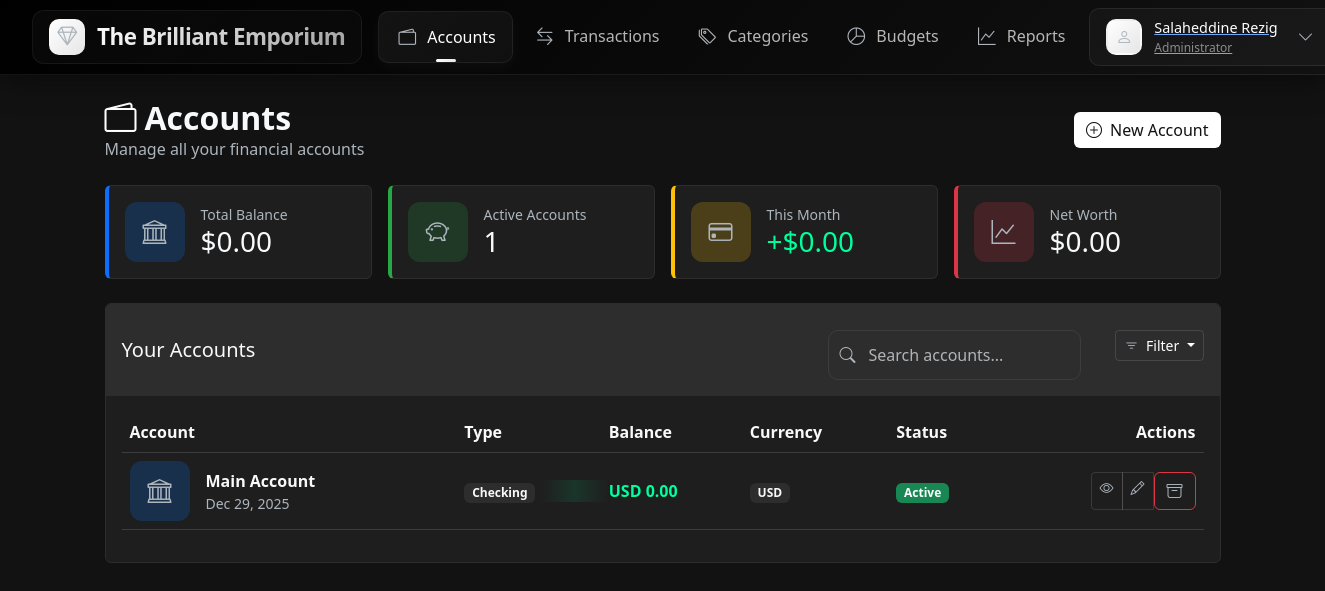
Before: /accounts/ (signed in) with the older database file.
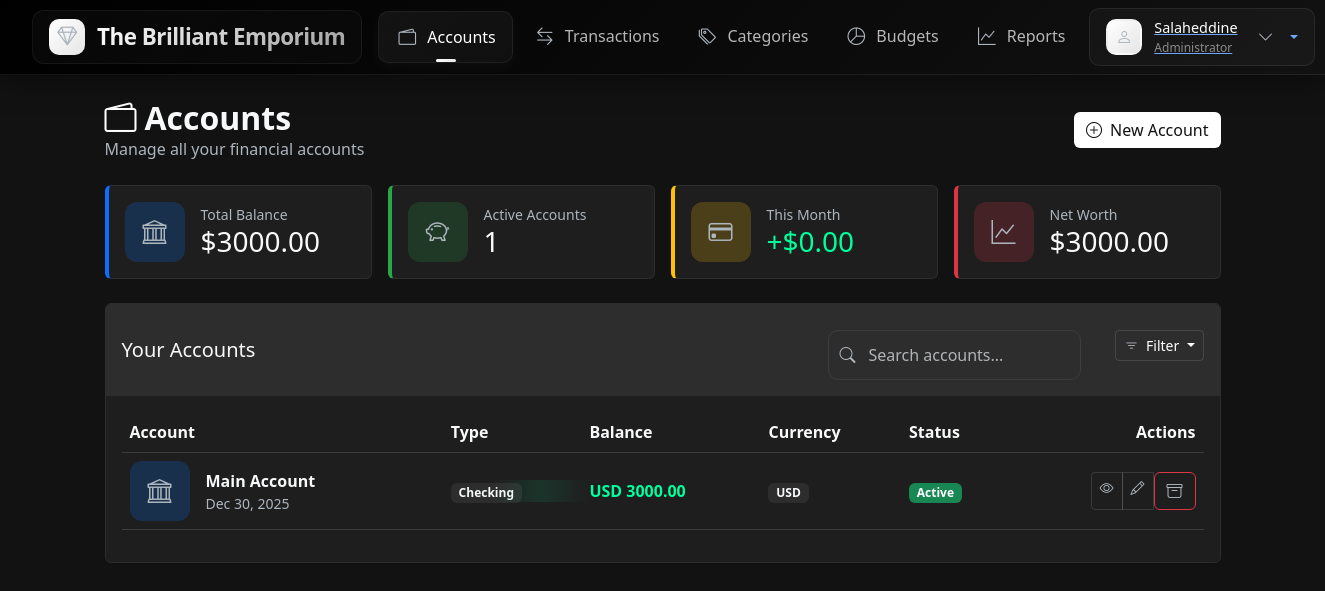
After: the same page with the newer database file.
### models.py (models this page shows, shortened)
class User(db.Model, UserMixin):
    __tablename__ = 'users'
    id = db.Column(db.Integer, primary_key=True)
    email = db.Column(db.String(120), unique=True, nullable=False, index=True)
    name = db.Column(db.String(100), nullable=False)
    hashed_password = db.Column(db.String(256), nullable=False)
    created_at = db.Column(db.DateTime, default=datetime.utcnow, nullable=False)
    last_login = db.Column(db.DateTime, nullable=True)
    accounts = relationship("Account", back_populates="user", cascade="all, delete-orphan")
    categories = relationship("Category", back_populates="user", cascade="all, delete-orphan")
    transactions = relationship("Transaction", back_populates="user", cascade="all, delete-orphan")
    budgets = relationship("Budget", back_populates="user", cascade="all, delete-orphan")

class Account(db.Model):
    __tablename__ = 'accounts'
    id = db.Column(db.Integer, primary_key=True)
    name = db.Column(db.String(100), nullable=False)
    type = db.Column(db.Enum(AccountType), nullable=False)
    initial_balance = db.Column(db.Numeric(12, 2), default=0.00)  # Initial balance when created
    current_balance = db.Column(db.Numeric(12, 2), default=0.00, nullable=False)
    currency = db.Column(db.String(3), default='USD')  # ISO currency code
    is_active = db.Column(db.Boolean, default=True)
    created_at = db.Column(db.DateTime, default=datetime.utcnow, nullable=False)
    updated_at = db.Column(db.DateTime, default=datetime.utcnow, onupdate=datetime.utcnow)
    user_id = db.Column(db.Integer, ForeignKey('users.id', ondelete='CASCADE'), nullable=False)
    user = relationship("User", back_populates="accounts")
    transactions = relationship("Transaction", back_populates="account", cascade="all, delete-orphan")
    __table_args__ = (
        db.Index('idx_account_user', 'user_id'),
        db.Index('idx_account_user_active', 'user_id', 'is_active'),
    )

### routes/accounts.py (the view)
@accounts_bp.route('/')
@login_required
def index():
    accounts = Account.query.filter_by(
        user_id=current_user.id
    ).order_by(Account.created_at.desc()).all()
    total_balance = sum(float(acc.current_balance) for acc in accounts)
    account_types = AccountType
    monthly_change = 0.00  # Placeholder - implement based on your needs
    if request.args.get('active'):
        active_filter = request.args.get('active').lower() == 'true'
        accounts = [acc for acc in accounts if acc.is_active == active_filter]
    if request.args.get('type'):
        type_filter = request.args.get('type')
        accounts = [acc for acc in accounts if acc.type.value == type_filter]
    return render_template('accounts/index.html',
                         accounts=accounts,
                         total_balance=total_balance,
                         account_types=account_types,
                         monthly_change=monthly_change)

### routes/auth.py (called while the page is built)
@login_manager.user_loader
def load_user(user_id):
    return User.query.get(int(user_id))

### templates/accounts/index.html (shortened to what the changed rows need)
{% extends "accounts/layout.html" %}
{% block main %}
<div class="container py-4">
    <div class="d-flex justify-content-between align-items-center mb-4">
        <div>
            <h1 class="h2 fw-bold mb-0"><i class="bi bi-wallet2 text-accent me-2"></i>Accounts</h1>
        </div>
    </div>
    <div class="row g-3 mb-4">
        <div class="col-md-3">
            <div class="card h-100 account-card" style="border-left-color: #0d6efd;">
                <div class="card-body">
                    <div class="d-flex align-items-center">
                        <div>
                            <div class="text-gray small">Total Balance</div>
                            <h3 class="mb-0">${{ "%.2f"|format(total_balance) }}</h3>
                        </div>
                    </div>
                </div>
            </div>
        </div>
        <div class="col-md-3">
            <div class="card h-100 account-card" style="border-left-color: #dc3545;">
                <div class="card-body">
                    <div class="d-flex align-items-center">
                        <div>
                            <div class="text-gray small">Net Worth</div>
                            <h3 class="mb-0">${{ "%.2f"|format(total_balance) }}</h3>
                        </div>
                    </div>
                </div>
            </div>
        </div>
    </div>
    <div class="card">
        <div class="card-body">
            {% if accounts %}
            <div class="table-responsive">
                <table class="table table-hover align-middle">
                    <thead>
                        <tr>
                            <th>Account</th>
                            <th>Type</th>
                            <th>Balance</th>
                            <th>Currency</th>
                            <th>Status</th>
                            <th class="text-end">Actions</th>
                        </tr>
                    </thead>
                    <tbody id="accountsTableBody">
                        {% for account in accounts %}
                        <tr class="account-row account-item"
                            data-name="{{ account.name|lower }}"
                            data-type="{{ account.type.value|replace('_', ' ')|title|lower }}"
                            data-currency="{{ account.currency|lower }}"
                            data-status="{{ 'active' if account.is_active else 'archived' }}">
                            <td>
                                <div class="d-flex align-items-center">
                                    <div class="account-icon me-3 {{ account.type.value }}">
                                        <i class="bi bi-{{
                                            'bank' if account.type.value == 'checking'
                                            else 'piggy-bank' if account.type.value == 'savings'
                                            else 'credit-card' if account.type.value == 'credit_card'
                                            else 'cash' if account.type.value == 'cash'
                                            else 'wallet' if account.type.value == 'wallet'
                                            else 'graph-up' if account.type.value == 'investment'
                                            else 'cash-stack'
                                        }}"></i>
                                    </div>
                                    <div>
                                        <strong class="account-name">{{ account.name }}</strong>
                                        <div class="text-gray small">{{ account.created_at.strftime('%b %d, %Y') }}</div>
                                    </div>
                                </div>
                            </td>
                            <td>
                                <span class="badge bg-dark">{{ account.type.value|replace('_', ' ')|title }}</span>
                            </td>
                            <td>
                                <strong class="{{ 'text-success balance-positive' if account.current_balance >= 0 else 'text-danger balance-negative' }}">
                                    {{ account.currency }} {{ "%.2f"|format(account.current_balance) }}
                                </strong>
                            </td>
                            <td>
                                <span class="badge bg-dark">{{ account.currency }}</span>
                            </td>
                            <td>
                                <span class="account-status-badge badge {{ 'bg-success' if account.is_active else 'bg-secondary' }}">
                                    {{ 'Active' if account.is_active else 'Archived' }}
                                </span>
                            </td>
                            <td>
                                <div class="btn-group btn-group-sm float-end">
                                    <a href="{{ url_for('accounts.view', account_id=account.id) }}" class="btn btn-outline-accent btn-hover-effect" title="View">
                                        <i class="bi bi-eye"></i>
                                    </a>
                                    <a href="{{ url_for('accounts.edit', account_id=account.id) }}" class="btn btn-outline-accent btn-hover-effect" title="Edit">
                                        <i class="bi bi-pencil"></i>
                                    </a>
                                    {% if account.is_active %}
                                    <form method="POST" action="{{ url_for('accounts.delete', account_id=account.id) }}" class="d-inline" onsubmit="return confirm('Archive this account?');">
                                        <button type="submit" class="btn btn-outline-danger btn-hover-effect" title="Archive">
                                            <i class="bi bi-archive"></i>
                                        </button>
                                    </form>
                                    {% endif %}
                                </div>
                            </td>
                        </tr>
                        {% endfor %}
                    </tbody>
                </table>
            </div>
            {% endif %}
        </div>
    </div>
</div>
{% endblock %}

### templates/accounts/layout.html (shortened to what this page needs)
<!DOCTYPE html>
<html lang="en" data-bs-theme="dark">
<head>
    <link href="{{ url_for('static', filename='css/style.css') }}" rel="stylesheet">
    <link href="https://cdn.jsdelivr.net/npm/bootstrap@5.3.3/dist/css/bootstrap.min.css" rel="stylesheet">
    <link href="https://cdnjs.cloudflare.com/ajax/libs/bootstrap-icons/1.8.1/font/bootstrap-icons.min.css" rel="stylesheet">
</head>
<body>
    <nav class="navbar navbar-expand-lg">
        <div class="navbar-container container-fluid">
            <a class="navbar-brand" href="{{ url_for('index') }}">
                <span class="brand-icon">
                    <i class="bi bi-gem"></i>
                </span>
                <span class="brand-text">The Brilliant Emporium</span>
            </a>
            <div class="collapse navbar-collapse" id="mainNavbar">
                <ul class="navbar-nav mx-auto">
                    <li class="nav-item">
                        <a class="nav-link" href="{{ url_for('accounts.index') }}">
                            <span class="nav-icon">
                                <i class="bi bi-wallet2"></i>
                            </span>
                            <span>Accounts</span>
                        </a>
                    </li>
                    <li class="nav-item">
                        <a class="nav-link" href="{{ url_for('transactions.index') }}">
                            <span class="nav-icon">
                                <i class="bi bi-arrow-left-right"></i>
                            </span>
                            <span>Transactions</span>
                        </a>
                    </li>
                    <li class="nav-item">
                        <a class="nav-link" href="{{ url_for('categories.index') }}">
                            <span class="nav-icon">
                                <i class="bi bi-tags"></i>
                            </span>
                            <span>Categories</span>
                        </a>
                    </li>
                    <li class="nav-item">
                        <a class="nav-link" href="{{ url_for('budgets.index') }}">
                            <span class="nav-icon">
                                <i class="bi bi-pie-chart"></i>
                            </span>
                            <span>Budgets</span>
                        </a>
                    </li>
                    <li class="nav-item">
                        <a class="nav-link" href="{{ url_for('reports.index') }}">
                            <span class="nav-icon">
                                <i class="bi bi-graph-up"></i>
                            </span>
                            <span>Reports</span>
                        </a>
                    </li>
                </ul>
                <div class="user-dropdown nav-item dropdown">
                    <a class="dropdown-toggle" href="#" id="userDropdown" role="button"
                       data-bs-toggle="dropdown" aria-expanded="false">
                        <div class="user-avatar">
                            <i class="bi bi-person"></i>
                        </div>
                        <div class="d-flex flex-column text-start">
                            <span class="user-name">{{ current_user.name }}</span>
                            <span class="user-role">Administrator</span>
                        </div>
                        <i class="bi bi-chevron-down ms-2"></i>
                    </a>
                </div>
            </div>
        </div>
    </nav>
    <main class="pb-5">
        {% block main %}{% endblock %}
    </main>
</body>
</html>

Changed rows visible on the page:
changed User: name "Salaheddine Rezig" → "Salaheddine"
changed Account "Main Account": created_at "Dec 29, 2025" → "Dec 30, 2025"; current_balance "0.00" → "3000.00"
Other visible differences:
{{ "%.2f"|format(total_balance) }}: "0.00" → "3000.00"
